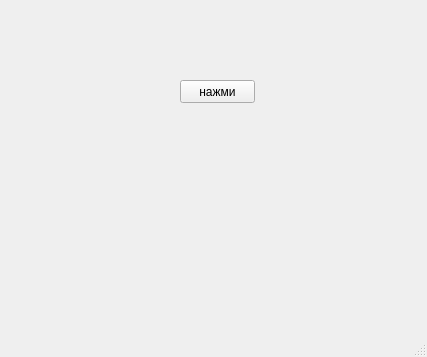
<?xml version="1.0" encoding="UTF-8"?>
<ui version="4.0">
 <class>MainWindow</class>
 <widget class="QMainWindow" name="MainWindow">
  <property name="geometry">
   <rect>
    <x>0</x>
    <y>0</y>
    <width>427</width>
    <height>357</height>
   </rect>
  </property>
  <property name="windowTitle">
   <string>MainWindow</string>
  </property>
  <widget class="QWidget" name="centralwidget">
   <widget class="QPushButton" name="pushButton">
    <property name="geometry">
     <rect>
      <x>180</x>
      <y>80</y>
      <width>75</width>
      <height>23</height>
     </rect>
    </property>
    <property name="text">
     <string>нажми</string>
    </property>
   </widget>
  </widget>
  <widget class="QMenuBar" name="menubar">
   <property name="geometry">
    <rect>
     <x>0</x>
     <y>0</y>
     <width>427</width>
     <height>21</height>
    </rect>
   </property>
  </widget>
  <widget class="QStatusBar" name="statusbar"/>
 </widget>
 <resources/>
 <connections/>
</ui>
